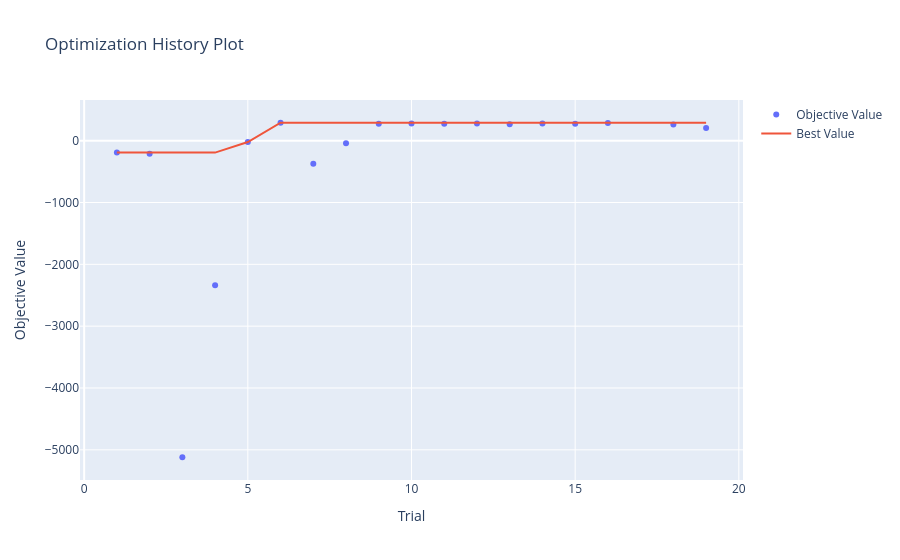
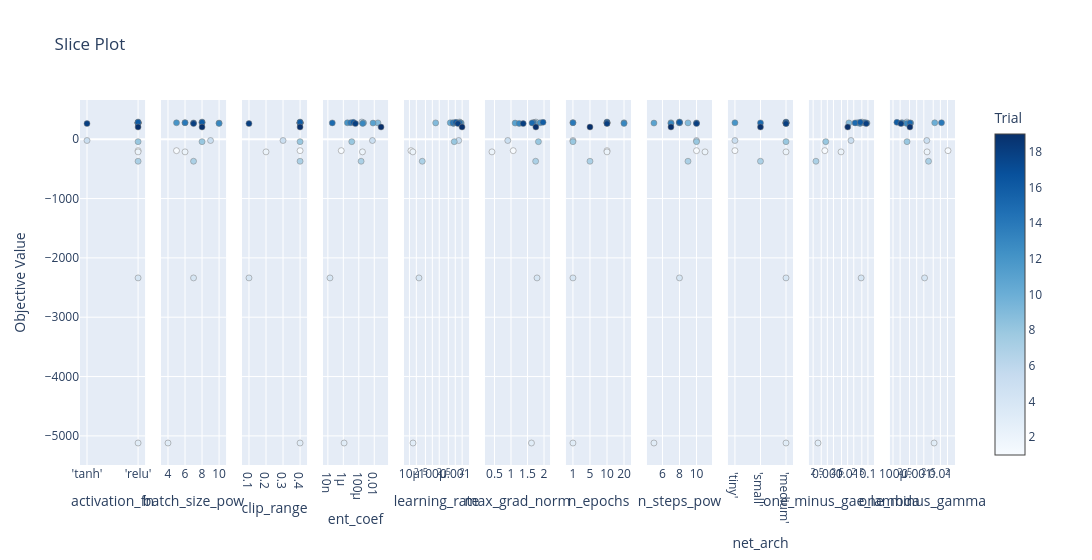
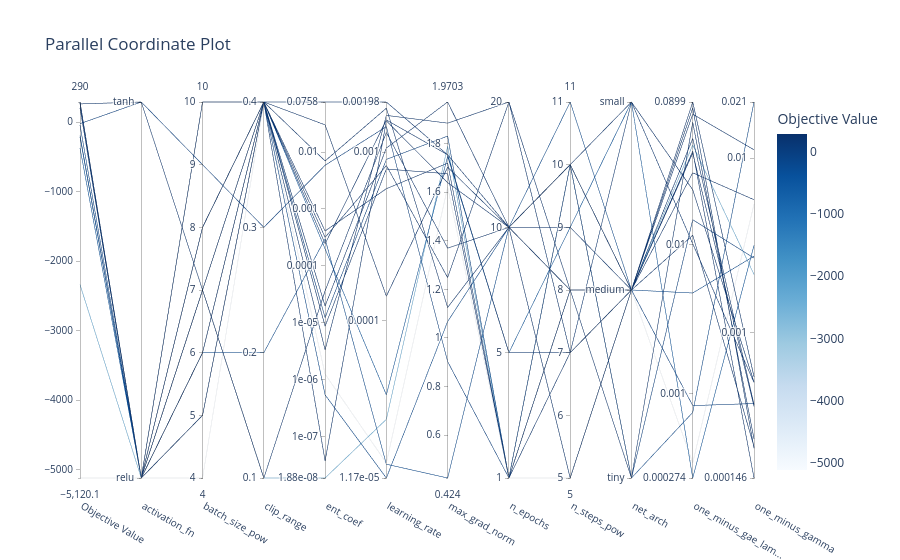
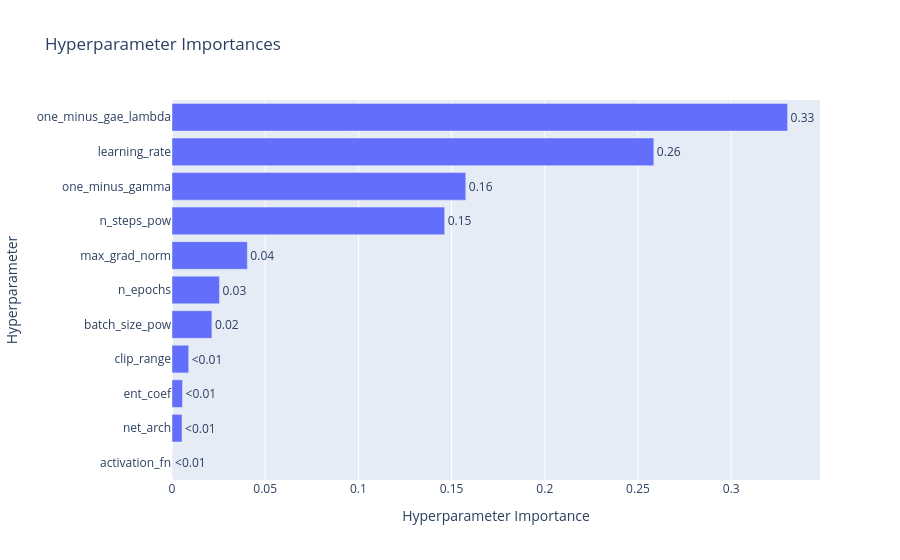

Notebook source saved alongside these figures, in order:
### Markdown cell above
### Which plots answer which question?

| Plot | Question it answers | Caveat |
|---|---|---|
| Optimization history | Did the best observed result improve as trials accumulated? | Does not prove generalization |
| Parameter importance | Which dimensions matter for reaching the better half of observed scores? | PED-ANOVA is unstable with few completed/diverse trials |
| Slice plot | How does score vary with each parameter? | Associations include interactions and noise |
| Parallel coordinates | Which combinations occur in strong trials? | Becomes cluttered with many parameters/trials |

The following notebook cell creates all four because each answers a different question. It explicitly uses [PED-ANOVA](https://optuna.readthedocs.io/en/v4.9.0/reference/generated/optuna.importance.PedAnovaImportanceEvaluator.html) with `target_quantile=0.5`. PED-ANOVA is marked experimental in Optuna 4.9 and recommends at least five trials in the selected top group, so importance conclusions should wait for roughly ten or more complete trials here. See Optuna's [visualization tutorial](https://optuna.readthedocs.io/en/v4.9.0/tutorial/10_key_features/005_visualization.html).

### Code cell
# Interactive notebook visualizations after a study exists.
if database.is_file():
    from optuna.importance import PedAnovaImportanceEvaluator
    from optuna.visualization import (
        plot_optimization_history,
        plot_parallel_coordinate,
        plot_param_importances,
        plot_slice,
    )

    plot_optimization_history(study).show()
    plot_slice(study).show()
    plot_parallel_coordinate(study).show()
    if len(study.get_trials(states=(TrialState.COMPLETE,))) >= 10:
        evaluator = PedAnovaImportanceEvaluator(target_quantile=0.5)
        plot_param_importances(study, evaluator=evaluator).show()
    else:
        print("Parameter importance needs about ten complete trials for this setting.")

### Figure 1 — Plotly figure (JSON) as saved in the notebook; plotly's stock layout.template omitted (floating-point values rounded to 4 significant figures)
{"data": [{"mode": "markers", "name": "Objective Value", "type": "scatter", "x": [1, 2, 3, 4, 5, 6, 7, 8, 9, 10, 11, 12, 13, 14, 15, 16, 18, 19], "y": [-193.0, -213.2, -5120.0, -2338.0, -21.97, 290.0, -371.5, -41.27, 275.1, 277.3, 272.1, 276.9, 266.8, 278.5, 275.2, 284.4, 262.8, 205.4]}, {"mode": "lines", "name": "Best Value", "type": "scatter", "x": [0, 1, 2, 3, 4, 5, 6, 7, 8, 9, 10, 11, 12, 13, 14, 15, 16, 17, 18, 19], "y": [null, -193.0, -193.0, -193.0, -193.0, -21.97, 290.0, 290.0, 290.0, 290.0, 290.0, 290.0, 290.0, 290.0, 290.0, 290.0, 290.0, 290.0, 290.0, 290.0]}, {"marker": {"color": "#cccccc"}, "mode": "markers", "name": "Infeasible Trial", "showlegend": false, "type": "scatter", "x": [], "y": []}], "layout": {"title": {"text": "Optimization History Plot"}, "xaxis": {"title": {"text": "Trial"}}, "yaxis": {"title": {"text": "Objective Value"}}}}

### Figure 2 — Plotly figure (JSON) as saved in the notebook; plotly's stock layout.template omitted (floating-point values rounded to 4 significant figures)
{"data": [{"marker": {"color": [5, 18, 1, 2, 3, 4, 6, 7, 8, 9, 10, 11, 12, 13, 14, 15, 16, 19], "colorbar": {"title": {"text": "Trial"}, "x": 1, "xpad": 40}, "colorscale": [[0, "rgb(247,251,255)"], [0.125, "rgb(222,235,247)"], [0.25, "rgb(198,219,239)"], [0.375, "rgb(158,202,225)"], [0.5, "rgb(107,174,214)"], [0.625, "rgb(66,146,198)"], [0.75, "rgb(33,113,181)"], [0.875, "rgb(8,81,156)"], [1, "rgb(8,48,107)"]], "line": {"color": "Grey", "width": 0.5}, "showscale": true}, "mode": "markers", "name": "Feasible Trial", "showlegend": false, "type": "scatter", "x": ["'tanh'", "'tanh'", "'relu'", "'relu'", "'relu'", "'relu'", "'relu'", "'relu'", "'relu'", "'relu'", "'relu'", "'relu'", "'relu'", "'relu'", "'relu'", "'relu'", "'relu'", "'relu'"], "xaxis": "x", "y": [-21.97, 262.8, -193.0, -213.2, -5120.0, -2338.0, 290.0, -371.5, -41.27, 275.1, 277.3, 272.1, 276.9, 266.8, 278.5, 275.2, 284.4, 205.4], "yaxis": "y"}, {"marker": {"color": [1, 2, 3, 4, 5, 6, 7, 8, 9, 10, 11, 12, 13, 14, 15, 16, 18, 19], "colorbar": {"title": {"text": "Trial"}, "x": 1, "xpad": 40}, "colorscale": [[0, "rgb(247,251,255)"], [0.125, "rgb(222,235,247)"], [0.25, "rgb(198,219,239)"], [0.375, "rgb(158,202,225)"], [0.5, "rgb(107,174,214)"], [0.625, "rgb(66,146,198)"], [0.75, "rgb(33,113,181)"], [0.875, "rgb(8,81,156)"], [1, "rgb(8,48,107)"]], "line": {"color": "Grey", "width": 0.5}, "showscale": false}, "mode": "markers", "name": "Feasible Trial", "showlegend": false, "type": "scatter", "x": [5, 6, 4, 7, 9, 8, 7, 8, 8, 6, 10, 5, 10, 6, 7, 8, 7, 8], "xaxis": "x2", "y": [-193.0, -213.2, -5120.0, -2338.0, -21.97, 290.0, -371.5, -41.27, 275.1, 277.3, 272.1, 276.9, 266.8, 278.5, 275.2, 284.4, 262.8, 205.4], "yaxis": "y2"}, {"marker": {"color": [4, 18, 2, 5, 1, 3, 6, 7, 8, 9, 10, 11, 12, 13, 14, 15, 16, 19], "colorbar": {"title": {"text": "Trial"}, "x": 1, "xpad": 40}, "colorscale": [[0, "rgb(247,251,255)"], [0.125, "rgb(222,235,247)"], [0.25, "rgb(198,219,239)"], [0.375, "rgb(158,202,225)"], [0.5, "rgb(107,174,214)"], [0.625, "rgb(66,146,198)"], [0.75, "rgb(33,113,181)"], [0.875, "rgb(8,81,156)"], [1, "rgb(8,48,107)"]], "line": {"color": "Grey", "width": 0.5}, "showscale": false}, "mode": "markers", "name": "Feasible Trial", "showlegend": false, "type": "scatter", "x": ["0.1", "0.1", "0.2", "0.3", "0.4", "0.4", "0.4", "0.4", "0.4", "0.4", "0.4", "0.4", "0.4", "0.4", "0.4", "0.4", "0.4", "0.4"], "xaxis": "x3", "y": [-2338.0, 262.8, -213.2, -21.97, -193.0, -5120.0, 290.0, -371.5, -41.27, 275.1, 277.3, 272.1, 276.9, 266.8, 278.5, 275.2, 284.4, 205.4], "yaxis": "y3"}, {"marker": {"color": [1, 2, 3, 4, 5, 6, 7, 8, 9, 10, 11, 12, 13, 14, 15, 16, 18, 19], "colorbar": {"title": {"text": "Trial"}, "x": 1, "xpad": 40}, "colorscale": [[0, "rgb(247,251,255)"], [0.125, "rgb(222,235,247)"], [0.25, "rgb(198,219,239)"], [0.375, "rgb(158,202,225)"], [0.5, "rgb(107,174,214)"], [0.625, "rgb(66,146,198)"], [0.75, "rgb(33,113,181)"], [0.875, "rgb(8,81,156)"], [1, "rgb(8,48,107)"]], "line": {"color": "Grey", "width": 0.5}, "showscale": false}, "mode": "markers", "name": "Feasible Trial", "showlegend": false, "type": "scatter", "x": [5.416e-07, 0.0002985, 1.256e-06, 1.876e-08, 0.005869, 0.0002453, 0.0001988, 1.234e-05, 0.03007, 0.0004107, 0.006991, 3.352e-06, 0.0003178, 8.729e-06, 3.745e-08, 1.969e-05, 3.643e-05, 0.07583], "xaxis": "x4", "y": [-193.0, -213.2, -5120.0, -2338.0, -21.97, 290.0, -371.5, -41.27, 275.1, 277.3, 272.1, 276.9, 266.8, 278.5, 275.2, 284.4, 262.8, 205.4], "yaxis": "y4"}, {"marker": {"color": [1, 2, 3, 4, 5, 6, 7, 8, 9, 10, 11, 12, 13, 14, 15, 16, 18, 19], "colorbar": {"title": {"text": "Trial"}, "x": 1, "xpad": 40}, "colorscale": [[0, "rgb(247,251,255)"], [0.125, "rgb(222,235,247)"], [0.25, "rgb(198,219,239)"], [0.375, "rgb(158,202,225)"], [0.5, "rgb(107,174,214)"], [0.625, "rgb(66,146,198)"], [0.75, "rgb(33,113,181)"], [0.875, "rgb(8,81,156)"], [1, "rgb(8,48,107)"]], "line": {"color": "Grey", "width": 0.5}, "showscale": false}, "mode": "markers", "name": "Feasible Trial", "showlegend": false, "type": "scatter", "x": [1.166e-05, 1.408e-05, 1.432e-05, 2.599e-05, 0.001414, 0.001549, 3.629e-05, 0.0009039, 0.0001396, 0.0006057, 0.001819, 0.001649, 0.0008316, 0.0007925, 0.00153, 0.001055, 0.001307, 0.001979], "xaxis": "x5", "y": [-193.0, -213.2, -5120.0, -2338.0, -21.97, 290.0, -371.5, -41.27, 275.1, 277.3, 272.1, 276.9, 266.8, 278.5, 275.2, 284.4, 262.8, 205.4], "yaxis": "y5"}, {"marker": {"color": [1, 2, 3, 4, 5, 6, 7, 8, 9, 10, 11, 12, 13, 14, 15, 16, 18, 19], "colorbar": {"title": {"text": "Trial"}, "x": 1, "xpad": 40}, "colorscale": [[0, "rgb(247,251,255)"], [0.125, "rgb(222,235,247)"], [0.25, "rgb(198,219,239)"], [0.375, "rgb(158,202,225)"], [0.5, "rgb(107,174,214)"], [0.625, "rgb(66,146,198)"], [0.75, "rgb(33,113,181)"], [0.875, "rgb(8,81,156)"], [1, "rgb(8,48,107)"]], "line": {"color": "Grey", "width": 0.5}, "showscale": false}, "mode": "markers", "name": "Feasible Trial", "showlegend": false, "type": "scatter", "x": [1.067, 0.424, 1.62, 1.788, 0.903, 1.753, 1.747, 1.83, 1.702, 1.719, 1.125, 1.883, 1.248, 1.675, 1.639, 1.97, 1.369, 1.753], "xaxis": "x6", "y": [-193.0, -213.2, -5120.0, -2338.0, -21.97, 290.0, -371.5, -41.27, 275.1, 277.3, 272.1, 276.9, 266.8, 278.5, 275.2, 284.4, 262.8, 205.4], "yaxis": "y6"}, {"marker": {"color": [3, 4, 5, 8, 10, 14, 7, 19, 1, 2, 6, 9, 11, 15, 16, 18, 12, 13], "colorbar": {"title": {"text": "Trial"}, "x": 1, "xpad": 40}, "colorscale": [[0, "rgb(247,251,255)"], [0.125, "rgb(222,235,247)"], [0.25, "rgb(198,219,239)"], [0.375, "rgb(158,202,225)"], [0.5, "rgb(107,174,214)"], [0.625, "rgb(66,146,198)"], [0.75, "rgb(33,113,181)"], [0.875, "rgb(8,81,156)"], [1, "rgb(8,48,107)"]], "line": {"color": "Grey", "width": 0.5}, "showscale": false}, "mode": "markers", "name": "Feasible Trial", "showlegend": false, "type": "scatter", "x": ["1", "1", "1", "1", "1", "1", "5", "5", "10", "10", "10", "10", "10", "10", "10", "10", "20", "20"], "xaxis": "x7", "y": [-5120.0, -2338.0, -21.97, -41.27, 277.3, 278.5, -371.5, 205.4, -193.0, -213.2, 290.0, 275.1, 272.1, 275.2, 284.4, 262.8, 276.9, 266.8], "yaxis": "y7"}, {"marker": {"color": [1, 2, 3, 4, 5, 6, 7, 8, 9, 10, 11, 12, 13, 14, 15, 16, 18, 19], "colorbar": {"title": {"text": "Trial"}, "x": 1, "xpad": 40}, "colorscale": [[0, "rgb(247,251,255)"], [0.125, "rgb(222,235,247)"], [0.25, "rgb(198,219,239)"], [0.375, "rgb(158,202,225)"], [0.5, "rgb(107,174,214)"], [0.625, "rgb(66,146,198)"], [0.75, "rgb(33,113,181)"], [0.875, "rgb(8,81,156)"], [1, "rgb(8,48,107)"]], "line": {"color": "Grey", "width": 0.5}, "showscale": false}, "mode": "markers", "name": "Feasible Trial", "showlegend": false, "type": "scatter", "x": [10, 11, 5, 8, 10, 8, 9, 10, 9, 7, 5, 8, 7, 8, 10, 8, 10, 7], "xaxis": "x8", "y": [-193.0, -213.2, -5120.0, -2338.0, -21.97, 290.0, -371.5, -41.27, 275.1, 277.3, 272.1, 276.9, 266.8, 278.5, 275.2, 284.4, 262.8, 205.4], "yaxis": "y8"}, {"marker": {"color": [1, 5, 12, 7, 15, 19, 2, 3, 4, 6, 8, 9, 10, 11, 13, 14, 16, 18], "colorbar": {"title": {"text": "Trial"}, "x": 1, "xpad": 40}, "colorscale": [[0, "rgb(247,251,255)"], [0.125, "rgb(222,235,247)"], [0.25, "rgb(198,219,239)"], [0.375, "rgb(158,202,225)"], [0.5, "rgb(107,174,214)"], [0.625, "rgb(66,146,198)"], [0.75, "rgb(33,113,181)"], [0.875, "rgb(8,81,156)"], [1, "rgb(8,48,107)"]], "line": {"color": "Grey", "width": 0.5}, "showscale": false}, "mode": "markers", "name": "Feasible Trial", "showlegend": false, "type": "scatter", "x": ["'tiny'", "'tiny'", "'tiny'", "'small'", "'small'", "'small'", "'medium'", "'medium'", "'medium'", "'medium'", "'medium'", "'medium'", "'medium'", "'medium'", "'medium'", "'medium'", "'medium'", "'medium'"], "xaxis": "x9", "y": [-193.0, -21.97, 276.9, -371.5, 275.2, 205.4, -213.2, -5120.0, -2338.0, 290.0, -41.27, 275.1, 277.3, 272.1, 266.8, 278.5, 284.4, 262.8], "yaxis": "y9"}, {"marker": {"color": [1, 2, 3, 4, 5, 6, 7, 8, 9, 10, 11, 12, 13, 14, 15, 16, 18, 19], "colorbar": {"title": {"text": "Trial"}, "x": 1, "xpad": 40}, "colorscale": [[0, "rgb(247,251,255)"], [0.125, "rgb(222,235,247)"], [0.25, "rgb(198,219,239)"], [0.375, "rgb(158,202,225)"], [0.5, "rgb(107,174,214)"], [0.625, "rgb(66,146,198)"], [0.75, "rgb(33,113,181)"], [0.875, "rgb(8,81,156)"], [1, "rgb(8,48,107)"]], "line": {"color": "Grey", "width": 0.5}, "showscale": false}, "mode": "markers", "name": "Feasible Trial", "showlegend": false, "type": "scatter", "x": [0.0007523, 0.004738, 0.0003458, 0.04632, 0.01464, 0.05124, 0.000274, 0.000836, 0.01153, 0.03018, 0.08986, 0.0657, 0.04094, 0.0745, 0.02323, 0.04211, 0.08205, 0.01012], "xaxis": "x10", "y": [-193.0, -213.2, -5120.0, -2338.0, -21.97, 290.0, -371.5, -41.27, 275.1, 277.3, 272.1, 276.9, 266.8, 278.5, 275.2, 284.4, 262.8, 205.4], "yaxis": "y10"}, {"marker": {"color": [1, 2, 3, 4, 5, 6, 7, 8, 9, 10, 11, 12, 13, 14, 15, 16, 18, 19], "colorbar": {"title": {"text": "Trial"}, "x": 1, "xpad": 40}, "colorscale": [[0, "rgb(247,251,255)"], [0.125, "rgb(222,235,247)"], [0.25, "rgb(198,219,239)"], [0.375, "rgb(158,202,225)"], [0.5, "rgb(107,174,214)"], [0.625, "rgb(66,146,198)"], [0.75, "rgb(33,113,181)"], [0.875, "rgb(8,81,156)"], [1, "rgb(8,48,107)"]], "line": {"color": "Grey", "width": 0.5}, "showscale": false}, "mode": "markers", "name": "Feasible Trial", "showlegend": false, "type": "scatter", "x": [0.02101, 0.002741, 0.00544, 0.002152, 0.002675, 0.000386, 0.003162, 0.0003913, 0.0002217, 0.005779, 0.0005575, 0.0002454, 0.000377, 0.01117, 0.0005196, 0.0001463, 0.0002168, 0.0005168], "xaxis": "x11", "y": [-193.0, -213.2, -5120.0, -2338.0, -21.97, 290.0, -371.5, -41.27, 275.1, 277.3, 272.1, 276.9, 266.8, 278.5, 275.2, 284.4, 262.8, 205.4], "yaxis": "y11"}], "layout": {"title": {"text": "Slice Plot"}, "width": 3300, "xaxis": {"anchor": "y", "categoryarray": ["'tanh'", "'relu'"], "categoryorder": "array", "domain": [0, 0.07438], "title": {"text": "activation_fn"}, "type": "category"}, "xaxis10": {"anchor": "y10", "domain": [0.8331, 0.9074], "title": {"text": "one_minus_gae_lambda"}, "type": "log"}, "xaxis11": {"anchor": "y11", "domain": [0.9256, 1.0], "title": {"text": "one_minus_gamma"}, "type": "log"}, "xaxis2": {"anchor": "y2", "domain": [0.09256, 0.1669], "title": {"text": "batch_size_pow"}}, "xaxis3": {"anchor": "y3", "categoryarray": ["0.1", "0.2", "0.3", "0.4"], "categoryorder": "array", "domain": [0.1851, 0.2595], "title": {"text": "clip_range"}, "type": "category"}, "xaxis4": {"anchor": "y4", "domain": [0.2777, 0.3521], "title": {"text": "ent_coef"}, "type": "log"}, "xaxis5": {"anchor": "y5", "domain": [0.3702, 0.4446], "title": {"text": "learning_rate"}, "type": "log"}, "xaxis6": {"anchor": "y6", "domain": [0.4628, 0.5372], "title": {"text": "max_grad_norm"}}, "xaxis7": {"anchor": "y7", "categoryarray": ["1", "5", "10", "20"], "categoryorder": "array", "domain": [0.5554, 0.6298], "title": {"text": "n_epochs"}, "type": "category"}, "xaxis8": {"anchor": "y8", "domain": [0.6479, 0.7223], "title": {"text": "n_steps_pow"}}, "xaxis9": {"anchor": "y9", "categoryarray": ["'tiny'", "'small'", "'medium'"], "categoryorder": "array", "domain": [0.7405, 0.8149], "title": {"text": "net_arch"}, "type": "category"}, "yaxis": {"anchor": "x", "domain": [0, 1], "title": {"text": "Objective Value"}}, "yaxis10": {"anchor": "x10", "domain": [0, 1], "matches": "y", "showticklabels": false}, "yaxis11": {"anchor": "x11", "domain": [0, 1], "matches": "y", "showticklabels": false}, "yaxis2": {"anchor": "x2", "domain": [0, 1], "matches": "y", "showticklabels": false}, "yaxis3": {"anchor": "x3", "domain": [0, 1], "matches": "y", "showticklabels": false}, "yaxis4": {"anchor": "x4", "domain": [0, 1], "matches": "y", "showticklabels": false}, "yaxis5": {"anchor": "x5", "domain": [0, 1], "matches": "y", "showticklabels": false}, "yaxis6": {"anchor": "x6", "domain": [0, 1], "matches": "y", "showticklabels": false}, "yaxis7": {"anchor": "x7", "domain": [0, 1], "matches": "y", "showticklabels": false}, "yaxis8": {"anchor": "x8", "domain": [0, 1], "matches": "y", "showticklabels": false}, "yaxis9": {"anchor": "x9", "domain": [0, 1], "matches": "y", "showticklabels": false}}}

### Figure 3 — Plotly figure (JSON) as saved in the notebook; plotly's stock layout.template omitted (floating-point values rounded to 4 significant figures)
{"data": [{"dimensions": [{"label": "Objective Value", "range": [-5120.0, 290.0], "values": [-2338.0, 262.8, -213.2, -21.97, -5120.0, -41.27, 277.3, 278.5, -371.5, 205.4, -193.0, 290.0, 275.1, 272.1, 275.2, 284.4, 276.9, 266.8]}, {"label": "activation_fn", "range": [0, 1], "ticktext": ["relu", "tanh"], "tickvals": [0, 1], "values": [0, 1, 0, 1, 0, 0, 0, 0, 0, 0, 0, 0, 0, 0, 0, 0, 0, 0]}, {"label": "batch_size_pow", "range": [4, 10], "values": [7, 7, 6, 9, 4, 8, 6, 6, 7, 8, 5, 8, 8, 10, 7, 8, 5, 10]}, {"label": "clip_range", "range": [0, 3], "ticktext": ["0.1", "0.2", "0.3", "0.4"], "tickvals": [0, 1, 2, 3], "values": [0, 0, 1, 2, 3, 3, 3, 3, 3, 3, 3, 3, 3, 3, 3, 3, 3, 3]}, {"label": "ent_coef", "range": [-7.727, -1.12], "ticktext": ["1.88e-08", "1e-07", "1e-06", "1e-05", "0.0001", "0.001", "0.01", "0.0758"], "tickvals": [-7.727, -7, -6, -5, -4, -3, -2, -1.12], "values": [-7.727, -4.439, -3.525, -2.231, -5.901, -4.909, -3.386, -5.059, -3.702, -1.12, -6.266, -3.61, -1.522, -2.155, -7.427, -4.706, -5.475, -3.498]}, {"label": "learning_rate", "range": [-4.933, -2.703], "ticktext": ["1.17e-05", "0.0001", "0.001", "0.00198"], "tickvals": [-4.933, -4, -3, -2.703], "values": [-4.585, -2.884, -4.851, -2.849, -4.844, -3.044, -3.218, -3.101, -4.44, -2.703, -4.933, -2.81, -3.855, -2.74, -2.815, -2.977, -2.783, -3.08]}, {"label": "max_grad_norm", "range": [0.424, 1.97], "values": [1.788, 1.369, 0.424, 0.903, 1.62, 1.83, 1.719, 1.675, 1.747, 1.753, 1.067, 1.753, 1.702, 1.125, 1.639, 1.97, 1.883, 1.248]}, {"label": "n_epochs", "range": [0, 3], "ticktext": ["1", "5", "10", "20"], "tickvals": [0, 1, 2, 3], "values": [0, 2, 2, 0, 0, 0, 0, 0, 1, 1, 2, 2, 2, 2, 2, 2, 3, 3]}, {"label": "n_steps_pow", "range": [5, 11], "values": [8, 10, 11, 10, 5, 10, 7, 8, 9, 7, 10, 8, 9, 5, 10, 8, 8, 7]}, {"label": "net_arch", "range": [0, 2], "ticktext": ["tiny", "medium", "small"], "tickvals": [0, 1, 2], "values": [1, 1, 1, 0, 1, 1, 1, 1, 2, 2, 0, 1, 1, 1, 2, 1, 0, 1]}, {"label": "one_minus_gae_lam...", "range": [-3.562, -1.046], "ticktext": ["0.000274", "0.001", "0.01", "0.0899"], "tickvals": [-3.562, -3, -2, -1.046], "values": [-1.334, -1.086, -2.324, -1.834, -3.461, -3.078, -1.52, -1.128, -3.562, -1.995, -3.124, -1.29, -1.938, -1.046, -1.634, -1.376, -1.182, -1.388]}, {"label": "one_minus_gamma", "range": [-3.835, -1.678], "ticktext": ["0.000146", "0.001", "0.01", "0.021"], "tickvals": [-3.835, -3, -2, -1.678], "values": [-2.667, -3.664, -2.562, -2.573, -2.264, -3.407, -2.238, -1.952, -2.5, -3.287, -1.678, -3.413, -3.654, -3.254, -3.284, -3.835, -3.61, -3.424]}], "labelangle": 30, "labelside": "bottom", "line": {"color": [-2338.0, 262.8, -213.2, -21.97, -5120.0, -41.27, 277.3, 278.5, -371.5, 205.4, -193.0, 290.0, 275.1, 272.1, 275.2, 284.4, 276.9, 266.8], "colorbar": {"title": {"text": "Objective Value"}}, "colorscale": [[0, "rgb(247,251,255)"], [0.125, "rgb(222,235,247)"], [0.25, "rgb(198,219,239)"], [0.375, "rgb(158,202,225)"], [0.5, "rgb(107,174,214)"], [0.625, "rgb(66,146,198)"], [0.75, "rgb(33,113,181)"], [0.875, "rgb(8,81,156)"], [1, "rgb(8,48,107)"]], "reversescale": false, "showscale": true}, "type": "parcoords"}], "layout": {"title": {"text": "Parallel Coordinate Plot"}}}

### Figure 4 — Plotly figure (JSON) as saved in the notebook; plotly's stock layout.template omitted (floating-point values rounded to 4 significant figures)
{"data": [{"cliponaxis": false, "hovertemplate": ["activation_fn (CategoricalDistribution): 4.4993131084500345e-05<extra></extra>", "net_arch (CategoricalDistribution): 0.005383528212016505<extra></extra>", "ent_coef (FloatDistribution): 0.00563676025565998<extra></extra>", "clip_range (CategoricalDistribution): 0.008956856437903336<extra></extra>", "batch_size_pow (IntDistribution): 0.021393407066246005<extra></extra>", "n_epochs (CategoricalDistribution): 0.02546927026547324<extra></extra>", "max_grad_norm (FloatDistribution): 0.04042862668325371<extra></extra>", "n_steps_pow (IntDistribution): 0.1462895044509633<extra></extra>", "one_minus_gamma (FloatDistribution): 0.15762004205834412<extra></extra>", "learning_rate (FloatDistribution): 0.2585037001904097<extra></extra>", "one_minus_gae_lambda (FloatDistribution): 0.3302733112486456<extra></extra>"], "name": "Objective Value", "orientation": "h", "text": ["<0.01", "<0.01", "<0.01", "<0.01", "0.02", "0.03", "0.04", "0.15", "0.16", "0.26", "0.33"], "textposition": "outside", "type": "bar", "x": [4.499e-05, 0.005384, 0.005637, 0.008957, 0.02139, 0.02547, 0.04043, 0.1463, 0.1576, 0.2585, 0.3303], "y": ["activation_fn", "net_arch", "ent_coef", "clip_range", "batch_size_pow", "n_epochs", "max_grad_norm", "n_steps_pow", "one_minus_gamma", "learning_rate", "one_minus_gae_lambda"]}], "layout": {"title": {"text": "Hyperparameter Importances"}, "xaxis": {"title": {"text": "Hyperparameter Importance"}}, "yaxis": {"title": {"text": "Hyperparameter"}}}}
